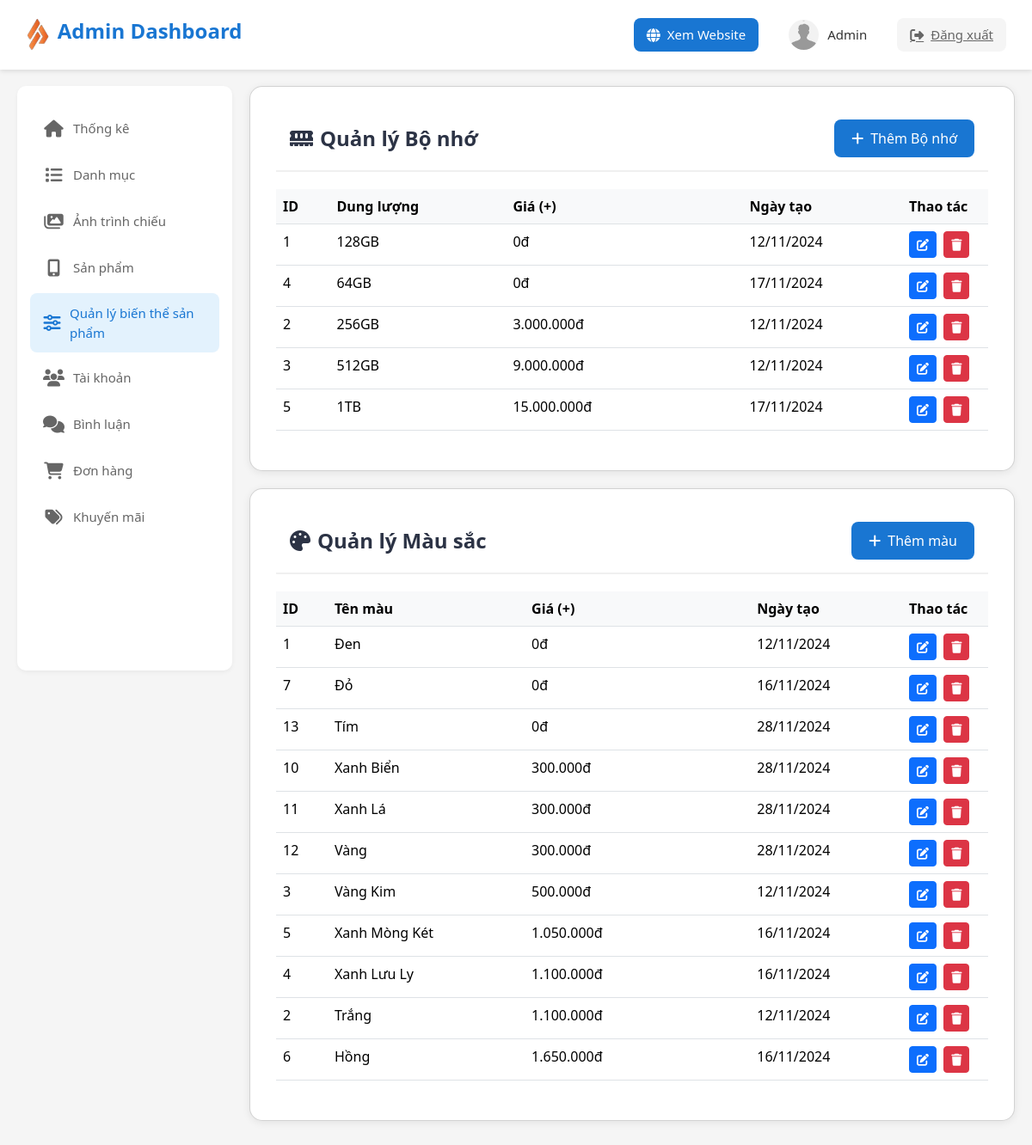
/admin/index.php?action=productVariant (signed in), run on the app's committed database.
### tables this page shows
CREATE TABLE `product_storage` (
  `storage_id` int(11) NOT NULL,
  `storage_type` varchar(50) NOT NULL,
  `storage_price` decimal(10,2) DEFAULT 0.00,
  `created_at` timestamp NOT NULL DEFAULT current_timestamp()
);

CREATE TABLE `product_color` (
  `color_id` int(11) NOT NULL,
  `color_type` varchar(50) NOT NULL,
  `color_price` decimal(10,2) DEFAULT 0.00,
  `created_at` timestamp NOT NULL DEFAULT current_timestamp()
);

### admin/controllers/productController.php (called while the page is built, shortened)
<?php
require_once './models/productModel.php';
class ProductController
{
    private static $productModel;
    public static function init()
    {
        if (!self::$productModel) {
            self::$productModel = new ProductModel();
        }
    }
    public static function productVariantController()
    {
        try {
            $storageOptions = self::$productModel->getStorageOptions();
            $colorOptions = self::$productModel->getColorOptions();
            require_once './views/product/product-variant.php';
        } catch (Exception $e) {
            $_SESSION['error'] = 'Có lỗi xảy ra: ' . $e->getMessage();
            header('Location: index.php');
            exit();
        }
    }
}

### admin/models/productModel.php (called while the page is built, shortened)
<?php
class ProductModel
{
    private $db;
    public function __construct()
    {
        global $MainModel;
        $this->db = $MainModel->SUNNY;
    }
    public function getStorageOptions()
    {
        try {
            $sql = "SELECT * FROM product_storage ORDER BY storage_price ASC";
            $stmt = $this->db->prepare($sql);
            $stmt->execute();
            return $stmt->fetchAll(PDO::FETCH_ASSOC);
        } catch (PDOException $e) {
            error_log("Get storage options error: " . $e->getMessage());
            return [];
        }
    }
    public function getColorOptions()
    {
        try {
            $sql = "SELECT * FROM product_color ORDER BY color_price";
            $stmt = $this->db->prepare($sql);
            $stmt->execute();
            return $stmt->fetchAll(PDO::FETCH_ASSOC);
        } catch (PDOException $e) {
            error_log("Get color options error: " . $e->getMessage());
            return [];
        }
    }
}

### admin/commons/function.php (called while the page is built, shortened)
<?php
class MainModel {
    public function __construct() {
        $this->SUNNY = $this->connect_db();
    }
    public function connect_db() {
        try {
            $dsn = "mysql:host=" . DB_HOST . ";dbname=" . DB_NAME;
            $SUNNY = new PDO($dsn, DB_USER, DB_PASS, PDO_OPTIONS);
            return $SUNNY;
        } catch (PDOException $e) {
            error_log("Database Connection Error: " . $e->getMessage());
            throw new Exception("Không thể kết nối đến database");
        }
    }
}
try {
    $MainModel = new MainModel();
} catch (Exception $e) {
    error_log("MainModel initialization error: " . $e->getMessage());
    die("Không thể khởi tạo kết nối database");
}

### admin/views/product/product-variant.php (the view, shortened to what this page needs)
<!DOCTYPE html>
<html lang="vi">
<head>
    <link href="https://cdn.jsdelivr.net/npm/bootstrap@5.3.3/dist/css/bootstrap.min.css" rel="stylesheet">
    <link rel="stylesheet" href="https://cdnjs.cloudflare.com/ajax/libs/font-awesome/6.5.1/css/all.min.css">
</head>
<body>
    <?php include "./views/layout/header.php" ?>
    <div class="main">
        <?php include "./views/layout/sidebar.php" ?>
        <main>
            <div class="card">
                <div class="card-header d-flex justify-content-between align-items-center">
                    <h2><i class="fas fa-memory me-2"></i>Quản lý Bộ nhớ</h2>
                    <button class="btn btn-add" data-bs-toggle="modal" data-bs-target="#addStorageModal">
                        <i class="fas fa-plus me-2"></i>Thêm Bộ nhớ
                    </button>
                </div>
                <div class="table-responsive variant-table">
                    <table class="table">
                        <thead>
                            <tr>
                                <th>ID</th>
                                <th>Dung lượng</th>
                                <th class="price-column">Giá (+)</th>
                                <th>Ngày tạo</th>
                                <th class="action-column">Thao tác</th>
                            </tr>
                        </thead>
                        <tbody>
                            <?php foreach($storageOptions as $storage): ?>
                            <tr>
                                <td><?= $storage['storage_id'] ?></td>
                                <td><?= $storage['storage_type'] ?></td>
                                <td><?= number_format($storage['storage_price'], 0, ',', '.') ?>đ</td>
                                <td><?= date('d/m/Y', strtotime($storage['created_at'])) ?></td>
                                <td>
                                    <button class="btn btn-sm btn-primary me-1"
                                            data-bs-toggle="modal"
                                            data-bs-target="#editStorageModal"
                                            data-id="<?= $storage['storage_id'] ?>"
                                            data-type="<?= $storage['storage_type'] ?>"
                                            data-price="<?= $storage['storage_price'] ?>"
                                            title="Sửa">
                                        <i class="fas fa-edit"></i>
                                    </button>
                                    <form action="index.php?action=deleteStorage" method="POST" class="d-inline"
                                          onsubmit="return confirm('Bạn có chắc muốn xóa bộ nhớ này?');">
                                        <button type="submit" class="btn btn-sm btn-danger" title="Xóa">
                                            <i class="fas fa-trash"></i>
                                        </button>
                                    </form>
                                </td>
                            </tr>
                            <?php endforeach; ?>
                        </tbody>
                    </table>
                </div>
            </div>
            <div class="card">
                <div class="card-header d-flex justify-content-between align-items-center">
                    <h2><i class="fas fa-palette me-2"></i>Quản lý Màu sắc</h2>
                    <button class="btn btn-add" data-bs-toggle="modal" data-bs-target="#addColorModal">
                        <i class="fas fa-plus me-2"></i>Thêm màu
                    </button>
                </div>
                <div class="table-responsive variant-table">
                    <table class="table">
                        <thead>
                            <tr>
                                <th>ID</th>
                                <th>Tên màu</th>
                                <th class="price-column">Giá (+)</th>
                                <th>Ngày tạo</th>
                                <th class="action-column">Thao tác</th>
                            </tr>
                        </thead>
                        <tbody>
                            <?php foreach($colorOptions as $color): ?>
                            <tr>
                                <td><?= $color['color_id'] ?></td>
                                <td><?= $color['color_type'] ?></td>
                                <td><?= number_format($color['color_price'], 0, ',', '.') ?>đ</td>
                                <td><?= date('d/m/Y', strtotime($color['created_at'])) ?></td>
                                <td>
                                    <button class="btn btn-sm btn-primary me-1"
                                            data-bs-toggle="modal"
                                            data-bs-target="#editColorModal"
                                            data-id="<?= $color['color_id'] ?>"
                                            data-type="<?= $color['color_type'] ?>"
                                            data-price="<?= $color['color_price'] ?>"
                                            title="Sửa">
                                        <i class="fas fa-edit"></i>
                                    </button>
                                    <form action="index.php?action=deleteColor" method="POST" class="d-inline"
                                          onsubmit="return confirm('Bạn có chắc muốn xóa màu này?');">
                                        <button type="submit" class="btn btn-sm btn-danger" title="Xóa">
                                            <i class="fas fa-trash"></i>
                                        </button>
                                    </form>
                                </td>
                            </tr>
                            <?php endforeach; ?>
                        </tbody>
                    </table>
                </div>
            </div>
        </main>
    </div>
</body>
</html>

### admin/views/product/product-variant.php (style rules this page uses)
body { background: #f5f5f5; padding-top: 80px; }
.main { display: flex; max-width: 100%; margin: 0 auto; padding: 20px; }
main { width: calc(100% - 270px); margin-left: 270px; }
.card { background: white; border-radius: 15px; box-shadow: 0 2px 10px rgba(0,0,0,0.08); padding: 30px; margin-bottom: 20px; }
.card-header { background: none; border-bottom: 2px solid #f0f0f0; padding-bottom: 15px; }
.card-header h2 { margin: 0; color: #2c3345; font-size: 24px; font-weight: 600; }
.variant-table { margin-top: 20px; }
.variant-table th { background: #f8f9fa; font-weight: 600; }
.btn-add { background: #1976D2; color: white; padding: 10px 20px; border-radius: 8px; border: none; transition: all 0.3s; }
.price-column { min-width: 150px; }
.action-column { width: 100px; }

### admin/views/layout/sidebar.php (style rules this page uses)
* { padding: 0; margin: 0; box-sizing: border-box; font-family: 'Segoe UI', Tahoma, Geneva, Verdana, sans-serif; }

### data on the page
product_storage: storage_id "1", storage_type "128GB", storage_price "0", created_at "12/11/2024"
product_storage: storage_id "4", storage_type "64GB", storage_price "0", created_at "17/11/2024"
product_storage: storage_id "2", storage_type "256GB", storage_price "3.000.000", created_at "12/11/2024"
product_storage: storage_id "3", storage_type "512GB", storage_price "9.000.000", created_at "12/11/2024"
product_storage: storage_id "5", storage_type "1TB", storage_price "15.000.000", created_at "17/11/2024"
product_color: color_id "1", color_type "Đen", color_price "0", created_at "12/11/2024"
product_color: color_id "7", color_type "Đỏ", color_price "0", created_at "16/11/2024"
product_color: color_id "13", color_type "Tím", color_price "0", created_at "28/11/2024"
product_color: color_id "10", color_type "Xanh Biển", color_price "300.000", created_at "28/11/2024"
product_color: color_id "11", color_type "Xanh Lá", color_price "300.000", created_at "28/11/2024"
product_color: color_id "12", color_type "Vàng", color_price "300.000", created_at "28/11/2024"
product_color: color_id "3", color_type "Vàng Kim", color_price "500.000", created_at "12/11/2024"
product_color: color_id "5", color_type "Xanh Mòng Két", color_price "1.050.000", created_at "16/11/2024"
product_color: color_id "4", color_type "Xanh Lưu Ly", color_price "1.100.000", created_at "16/11/2024"
product_color: color_id "2", color_type "Trắng", color_price "1.100.000", created_at "12/11/2024"
product_color: color_id "6", color_type "Hồng", color_price "1.650.000", created_at "16/11/2024"
